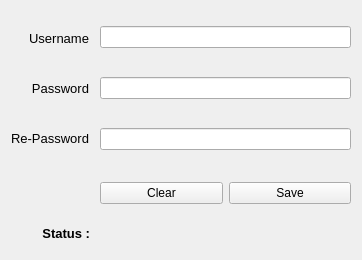
<?xml version="1.0" encoding="UTF-8"?>
<ui version="4.0">
 <class>regForm</class>
 <widget class="QWidget" name="regForm">
  <property name="geometry">
   <rect>
    <x>0</x>
    <y>0</y>
    <width>362</width>
    <height>260</height>
   </rect>
  </property>
  <property name="windowTitle">
   <string>Register Form</string>
  </property>
  <widget class="QWidget" name="verticalLayoutWidget">
   <property name="geometry">
    <rect>
     <x>100</x>
     <y>3</y>
     <width>251</width>
     <height>171</height>
    </rect>
   </property>
   <layout class="QVBoxLayout" name="verticalLayout">
    <item>
     <widget class="QLineEdit" name="regLine_user"/>
    </item>
    <item>
     <widget class="QLineEdit" name="regLine_pw"/>
    </item>
    <item>
     <widget class="QLineEdit" name="regLine_repw"/>
    </item>
   </layout>
  </widget>
  <widget class="QWidget" name="horizontalLayoutWidget">
   <property name="geometry">
    <rect>
     <x>100</x>
     <y>173</y>
     <width>251</width>
     <height>41</height>
    </rect>
   </property>
   <layout class="QHBoxLayout" name="horizontalLayout">
    <item>
     <widget class="QPushButton" name="reg_clearButton">
      <property name="text">
       <string>Clear</string>
      </property>
     </widget>
    </item>
    <item>
     <widget class="QPushButton" name="reg_saveButton">
      <property name="text">
       <string>Save</string>
      </property>
     </widget>
    </item>
   </layout>
  </widget>
  <widget class="QLabel" name="reg_label_1">
   <property name="geometry">
    <rect>
     <x>18</x>
     <y>28</y>
     <width>71</width>
     <height>20</height>
    </rect>
   </property>
   <property name="font">
    <font>
     <family>Arial</family>
     <pointsize>10</pointsize>
    </font>
   </property>
   <property name="text">
    <string>Username</string>
   </property>
   <property name="alignment">
    <set>Qt::AlignmentFlag::AlignRight|Qt::AlignmentFlag::AlignTrailing|Qt::AlignmentFlag::AlignVCenter</set>
   </property>
  </widget>
  <widget class="QLabel" name="reg_label_2">
   <property name="geometry">
    <rect>
     <x>18</x>
     <y>78</y>
     <width>71</width>
     <height>20</height>
    </rect>
   </property>
   <property name="font">
    <font>
     <family>Arial</family>
     <pointsize>10</pointsize>
    </font>
   </property>
   <property name="text">
    <string>Password</string>
   </property>
   <property name="alignment">
    <set>Qt::AlignmentFlag::AlignRight|Qt::AlignmentFlag::AlignTrailing|Qt::AlignmentFlag::AlignVCenter</set>
   </property>
  </widget>
  <widget class="QLabel" name="reg_label_3">
   <property name="geometry">
    <rect>
     <x>2</x>
     <y>128</y>
     <width>87</width>
     <height>20</height>
    </rect>
   </property>
   <property name="font">
    <font>
     <family>Arial</family>
     <pointsize>10</pointsize>
    </font>
   </property>
   <property name="text">
    <string>Re-Password</string>
   </property>
   <property name="alignment">
    <set>Qt::AlignmentFlag::AlignRight|Qt::AlignmentFlag::AlignTrailing|Qt::AlignmentFlag::AlignVCenter</set>
   </property>
  </widget>
  <widget class="QLabel" name="reg_label_4">
   <property name="geometry">
    <rect>
     <x>29</x>
     <y>223</y>
     <width>61</width>
     <height>20</height>
    </rect>
   </property>
   <property name="font">
    <font>
     <family>Arial</family>
     <pointsize>10</pointsize>
     <bold>true</bold>
    </font>
   </property>
   <property name="text">
    <string>Status :</string>
   </property>
   <property name="alignment">
    <set>Qt::AlignmentFlag::AlignRight|Qt::AlignmentFlag::AlignTrailing|Qt::AlignmentFlag::AlignVCenter</set>
   </property>
  </widget>
  <widget class="QLabel" name="reg_label_status">
   <property name="geometry">
    <rect>
     <x>100</x>
     <y>223</y>
     <width>251</width>
     <height>20</height>
    </rect>
   </property>
   <property name="font">
    <font>
     <family>Arial</family>
     <pointsize>10</pointsize>
     <bold>true</bold>
    </font>
   </property>
   <property name="styleSheet">
    <string notr="true">color: rgb(255, 0, 0);</string>
   </property>
   <property name="text">
    <string/>
   </property>
   <property name="alignment">
    <set>Qt::AlignmentFlag::AlignLeading|Qt::AlignmentFlag::AlignLeft|Qt::AlignmentFlag::AlignVCenter</set>
   </property>
  </widget>
 </widget>
 <resources/>
 <connections/>
</ui>
